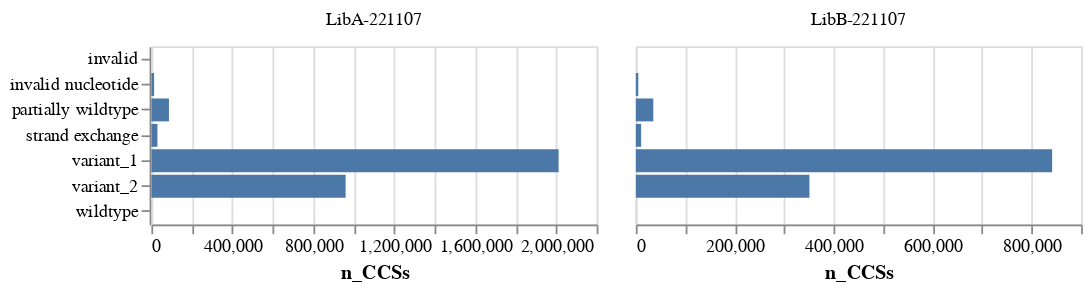

The cell this chart's notebook holds for it:
### Markdown cell above
## Identify strand exchange and filter CCSs known to have it
We may have variant tags at the end of eac read which allow us to quantify strand exchange and filter out some strand exchange (that between variants with different tags):

### Code cell
variant_tags = config["variant_tags"]

if not variant_tags:
    print("No variant tags specified, so cannot look for strand exchange")

else:
    display(pd.DataFrame(variant_tags))

    # invert dictionary so tag identities given by nucleotide identity
    variant_tags_by_nt = {
        tag: {val: key for key, val in vals.items()}
        for tag, vals in variant_tags.items()
    }
    assert all(
        len(d1) == len(d2)
        for d1, d2 in zip(variant_tags.items(), variant_tags_by_nt.items())
    )

    # function to assign strand exchange status
    def classify_strand_exchange(row):
        tags = list({row[tag] for tag in variant_tags})
        if len(tags) == 1:
            return tags[0]
        elif "wildtype" in tags:
            return "partially wildtype"
        elif "invalid" in tags:
            return "invalid nucleotide"
        else:
            return "strand exchange"

    # assign strand exchange status
    for tag, d in variant_tags_by_nt.items():
        aligned_ccs[tag] = aligned_ccs[f"{tag}_sequence"].map(d).fillna("invalid")
    aligned_ccs["strand_exchange"] = aligned_ccs.apply(classify_strand_exchange, axis=1)

    # get summary stats
    strand_exchange_stats = (
        aligned_ccs.groupby(["pacbioRun", "strand_exchange"], as_index=False)
        .aggregate(n_CCSs=pd.NamedAgg("query_name", "count"))
        .assign(
            fraction=lambda x: x["n_CCSs"]
            / x.groupby("pacbioRun")["n_CCSs"].transform("sum")
        )
    )

    # plot summary stats
    strand_exchange_chart = (
        alt.Chart(strand_exchange_stats)
        .encode(
            x="n_CCSs:Q",
            y=alt.Y(
                "strand_exchange:N",
                axis=alt.Axis(title=None),
            ),
            facet=alt.Facet("pacbioRun", columns=2, title=None),
            tooltip=strand_exchange_stats.columns.tolist(),
        )
        .mark_bar()
        .properties(width=250, height=100)
        .resolve_scale(x="independent")
    )
    display(strand_exchange_chart)

    # Filter out CCSs with strand exchange. Note that this approach is only
    # expected to catch ~half of CCSs with strand exchange.
    print(f"There are {len(aligned_ccs)} before filtering.")
    aligned_ccs = aligned_ccs.query('strand_exchange != "strand exchange"')
    print(f"There are {len(aligned_ccs)} after filtering.")

### Figure 1 — Vega-Lite specification as saved in the notebook (floating-point values rounded to 4 significant figures)
{"config": {"view": {"continuousWidth": 300, "continuousHeight": 300}}, "data": {"name": "data-166cad361c73db7ca9825131d4edba06"}, "mark": {"type": "bar"}, "encoding": {"facet": {"columns": 2, "field": "pacbioRun", "title": null, "type": "nominal"}, "tooltip": [{"field": "pacbioRun", "type": "nominal"}, {"field": "strand_exchange", "type": "nominal"}, {"field": "n_CCSs", "type": "quantitative"}, {"field": "fraction", "type": "quantitative"}], "x": {"field": "n_CCSs", "type": "quantitative"}, "y": {"axis": {"title": null}, "field": "strand_exchange", "type": "nominal"}}, "height": 100, "resolve": {"scale": {"x": "independent"}}, "width": 250, "$schema": "https://vega.github.io/schema/vega-lite/v5.8.0.json", "datasets": {"data-166cad361c73db7ca9825131d4edba06": [{"pacbioRun": "LibA-221107", "strand_exchange": "invalid", "n_CCSs": 256, "fraction": 8.251e-05}, {"pacbioRun": "LibA-221107", "strand_exchange": "invalid nucleotide", "n_CCSs": 13416, "fraction": 0.004324}, {"pacbioRun": "LibA-221107", "strand_exchange": "partially wildtype", "n_CCSs": 86808, "fraction": 0.02798}, {"pacbioRun": "LibA-221107", "strand_exchange": "strand exchange", "n_CCSs": 29902, "fraction": 0.009637}, {"pacbioRun": "LibA-221107", "strand_exchange": "variant_1", "n_CCSs": 2012092, "fraction": 0.6485}, {"pacbioRun": "LibA-221107", "strand_exchange": "variant_2", "n_CCSs": 959655, "fraction": 0.3093}, {"pacbioRun": "LibA-221107", "strand_exchange": "wildtype", "n_CCSs": 591, "fraction": 0.0001905}, {"pacbioRun": "LibB-221107", "strand_exchange": "invalid", "n_CCSs": 94, "fraction": 7.557e-05}, {"pacbioRun": "LibB-221107", "strand_exchange": "invalid nucleotide", "n_CCSs": 4963, "fraction": 0.00399}, {"pacbioRun": "LibB-221107", "strand_exchange": "partially wildtype", "n_CCSs": 35339, "fraction": 0.02841}, {"pacbioRun": "LibB-221107", "strand_exchange": "strand exchange", "n_CCSs": 10699, "fraction": 0.008601}, {"pacbioRun": "LibB-221107", "strand_exchange": "variant_1", "n_CCSs": 841509, "fraction": 0.6765}, {"pacbioRun": "LibB-221107", "strand_exchange": "variant_2", "n_CCSs": 350967, "fraction": 0.2822}, {"pacbioRun": "LibB-221107", "strand_exchange": "wildtype", "n_CCSs": 306, "fraction": 0.000246}]}}
